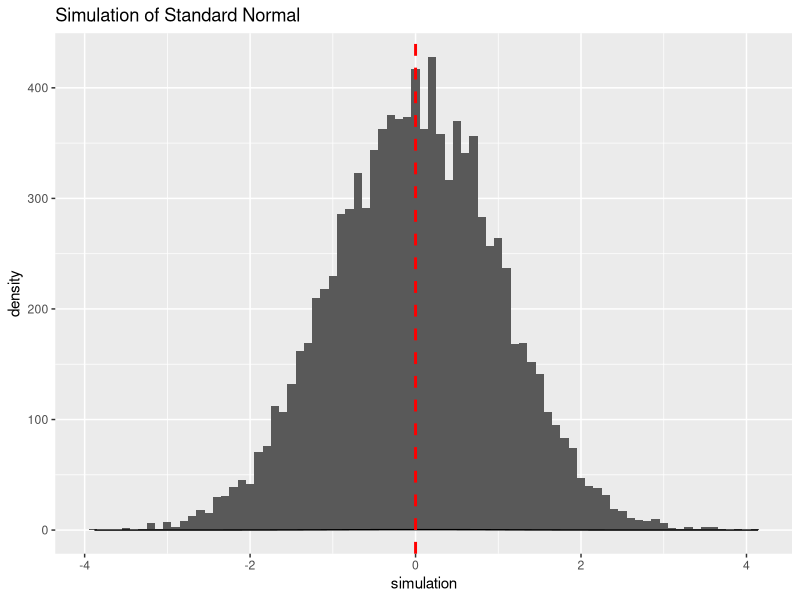
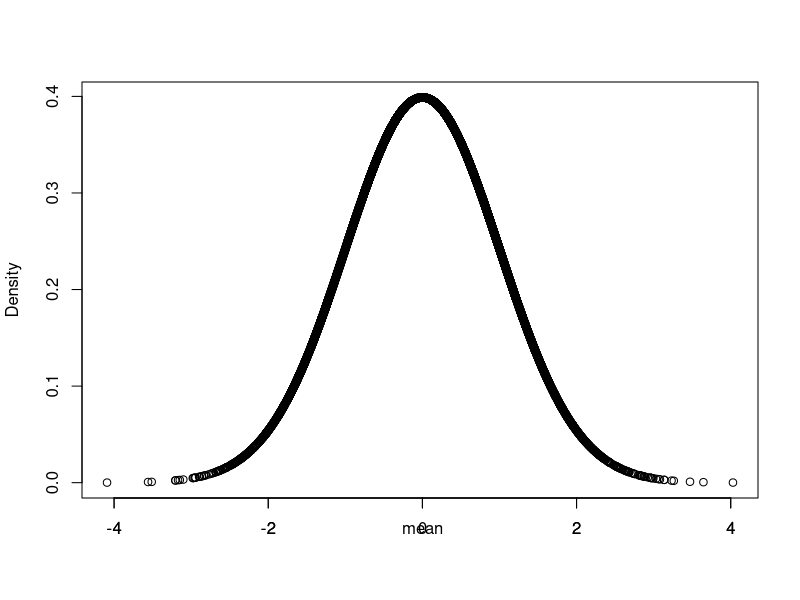

Source code (R) for these figures, in order: (Note: this script raises an error after producing the figures.)
## ---- chunk 1
'Function generates n random samples from standard normal using inverse CDF method'

sampler <- function(n){ # n is the number of random variables
  uniform_sample <- runif(n, min = 0, max = 1)
  inversed <- qnorm(uniform_sample, 0, 1)
}

## ---- chunk 2
simulation <- sampler(10000)
## ---- chunk 3
library(ggplot2)
df = data.frame()
p <-  ggplot(df, aes(x=simulation)) + 
        geom_histogram(binwidth = 0.1)

p + geom_density(color = 'black') +
    geom_vline(aes(xintercept = mean(simulation)),
               color = 'red', 
               linetype = 'dashed',
               size = 1) +
    ggtitle('Simulation of Standard Normal')
  
## ---- chunk 4
# Prepare x's and y's
direct_x <- rnorm(10000, 0, 1)
direct_y <- dnorm(direct_x)

# Plot PDF
plot(direct_x,direct_y, xlab='', ylab='Density')
axis(1, at = c(-4, -2, 0, 2, 4),
     labels = c('-4', '-2', 'mean', '2', '4'))
## ---- chunk 5
# Sample from normal
p <-  ggplot(df2, aes(x = direct)) + 
        geom_histogram(binwidth = 0.1)

p + geom_density(color = 'black') +
    geom_vline(aes(xintercept = mean(simulation)),
               color = 'red', 
               linetype = 'dashed',
               size = 1) +
    ggtitle('Direct sample from Standard Normal')
## ---- chunk 6
inv_triangular <- function(n){
  # Sample n random variables from uniform(0,1)
  uniform_sample <- runif(n) 

  # Divide random samples by corresponding support of inverse PDF
  inv1 <- uniform_sample[uniform_sample < 0.25]
  inv2 <- uniform_sample[uniform_sample >= 0.25]
  
  # Calculate using corresponding inverse function
  u1 <- c(1/2 * sqrt(inv1))
  u2 <- 1/2*(2 - sqrt(3-3*inv2))
  
  # Bind the simutated data together and ready to plot
  PDF <- append(u1,u2)
  
  hist(PDF)
}

inv_triangular(10000)
## ---- chunk 7
# Sample random variables from uniform(0, 1)
s <- data.frame(runif(10000)) 

# Rename the column for plotting and compute corresponding pdf values
names(s)[1] <- 'x'
s['pdf'] <- ifelse(s['x'] < 0.25, 8 * s[,'x'], 8/3 - 8/3 * s[,'x'])

# Plot
ggplot(s, aes(x=x, y=pdf)) +
  geom_point() +
  ylab('Density') +
  ggtitle('PDF Plot')
